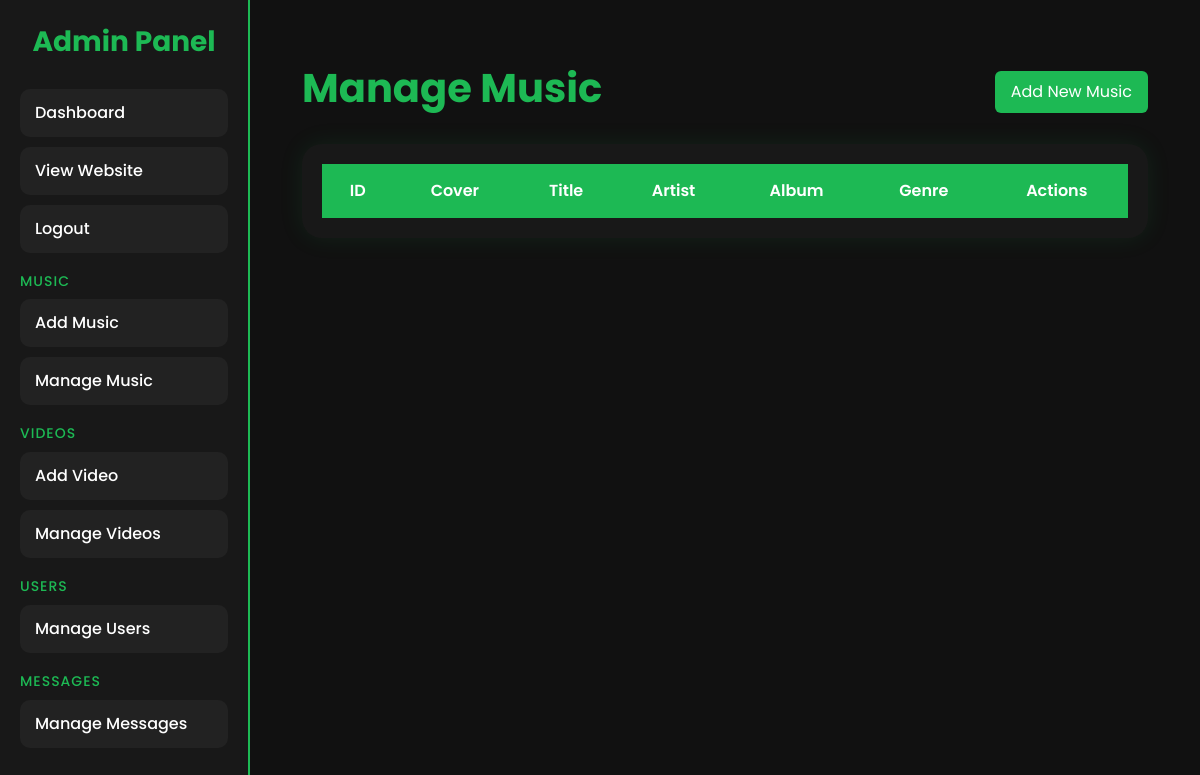
Page /admin/music/manage-music.php (signed in) on the earlier database version.
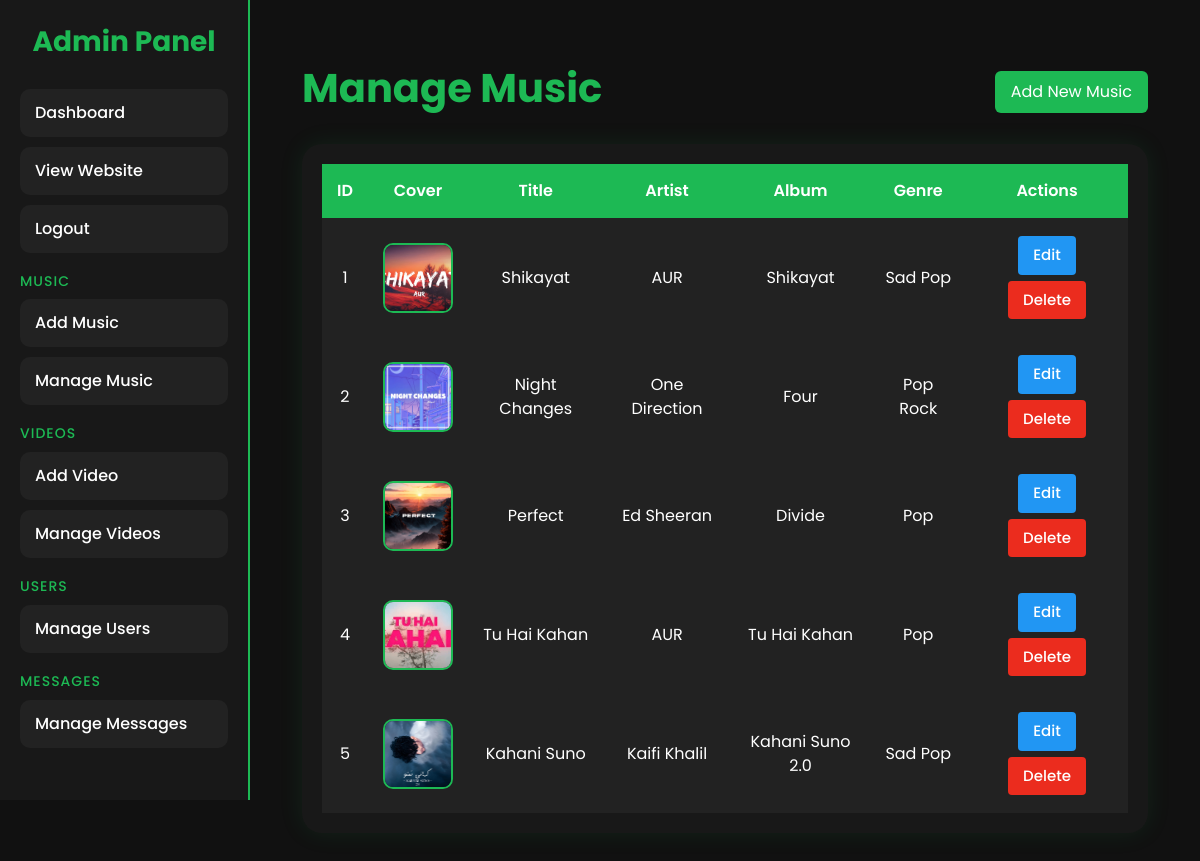
Same page on the later database version.
### tables this page shows
CREATE TABLE `music` (
  `id` int(11) NOT NULL,
  `title` varchar(255) NOT NULL,
  `artist` varchar(255) NOT NULL,
  `album` varchar(255) NOT NULL,
  `genre` varchar(100) NOT NULL,
  `language` varchar(100) NOT NULL,
  `year` year(4) NOT NULL,
  `image` varchar(255) NOT NULL,
  `music_file` varchar(255) NOT NULL,
  `description` text DEFAULT NULL,
  `created_at` timestamp NOT NULL DEFAULT current_timestamp()
);

### admin/music/manage-music.php (the view, shortened to what this page needs)
<?php
include("../../includes/config.php");
$get_music = mysqli_query(
    $connection,
    "SELECT * FROM music ORDER BY id"
);
?>
<!DOCTYPE html>
<html lang="en">
<head>
    <link href="https://cdn.jsdelivr.net/npm/bootstrap@5.3.3/dist/css/bootstrap.min.css" rel="stylesheet">
    <link rel="stylesheet" href="../css/sidebar.css">
    <link rel="stylesheet" href="../css/manage.css">
</head>
<body>
    <section class="admin-wrapper">
        <?php include("../includes/sidebar.php"); ?>
        <section class="main-content">
            <section class="container-fluid py-4">
                <section class="page-header d-flex justify-content-between align-items-center mb-4">
                    <h1>Manage Music</h1>
                    <a href="add-music.php" class="btn add-music-btn">Add New Music</a>
                </section>
                <section class="table-responsive">
                    <table class="table align-middle text-center">
                        <thead>
                            <tr>
                                <th>ID</th>
                                <th>Cover</th>
                                <th>Title</th>
                                <th>Artist</th>
                                <th>Album</th>
                                <th>Genre</th>
                                <th>Actions</th>
                            </tr>
                        </thead>
                        <tbody>
                            <?php while ($music = mysqli_fetch_assoc($get_music)) { ?>
                                <tr>
                                    <td><?php echo $music['id']; ?></td>
                                    <td>
                                        <img src="../../uploads/images/<?php echo $music['image']; ?>" class="music-thumb">
                                    </td>
                                    <td><?php echo $music['title']; ?></td>
                                    <td><?php echo $music['artist']; ?></td>
                                    <td><?php echo $music['album']; ?></td>
                                    <td><?php echo $music['genre']; ?></td>
                                    <td>
                                        <a href="edit-music.php?id=<?php echo $music['id']; ?>" class="btn btn-sm edit">Edit</a>
                                        <a href="delete-music.php?id=<?php echo $music['id']; ?>" class="btn btn-sm delete" onclick="return confirm('Are you sure you want to delete this music?')">Delete</a>
                                    </td>
                                </tr>
                            <?php } ?>
                        </tbody>
                    </table>
                </section>
            </section>
        </section>
    </section>
</body>
</html>

Differences in the rows shown:
added music: id "1", image (picture), title "Shikayat", artist "AUR", album "Shikayat", genre "Sad Pop"
added music: id "2", image (picture), title "Night Changes", artist "One Direction", album "Four", genre "Pop Rock"
added music: id "3", image (picture), title "Perfect", artist "Ed Sheeran", album "Divide", genre "Pop"
added music: id "4", image (picture), title "Tu Hai Kahan", artist "AUR", album "Tu Hai Kahan", genre "Pop"
added music: id "5", image (picture), title "Kahani Suno", artist "Kaifi Khalil", album "Kahani Suno 2.0", genre "Sad Pop"
